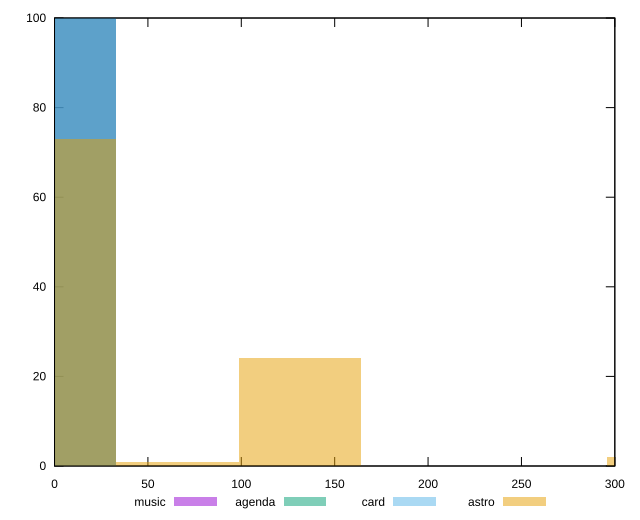

This chart was generated by the following gnuplot code:
reset

$music <<EOF
0 100
EOF

$agenda <<EOF
0 100
EOF

$card <<EOF
0 100
EOF

$astro <<EOF
0 73
65.71818869399482 1
131.43637738798964 24
328.5909434699741 2
EOF

set key outside below
set boxwidth 65.71818869399482
set xrange [0:300]
set yrange [0:100]
set trange [0:100]
set style fill transparent solid 0.5 noborder
set terminal svg size 640, 520 enhanced background rgb 'white'
set output "reports/report_00028_2021-02-24T12-49-42.674Z/legacy-javascript/comparison/histogram/all_raw.svg"

plot $music title "music" with boxes, \
     $agenda title "agenda" with boxes, \
     $card title "card" with boxes, \
     $astro title "astro" with boxes

reset
